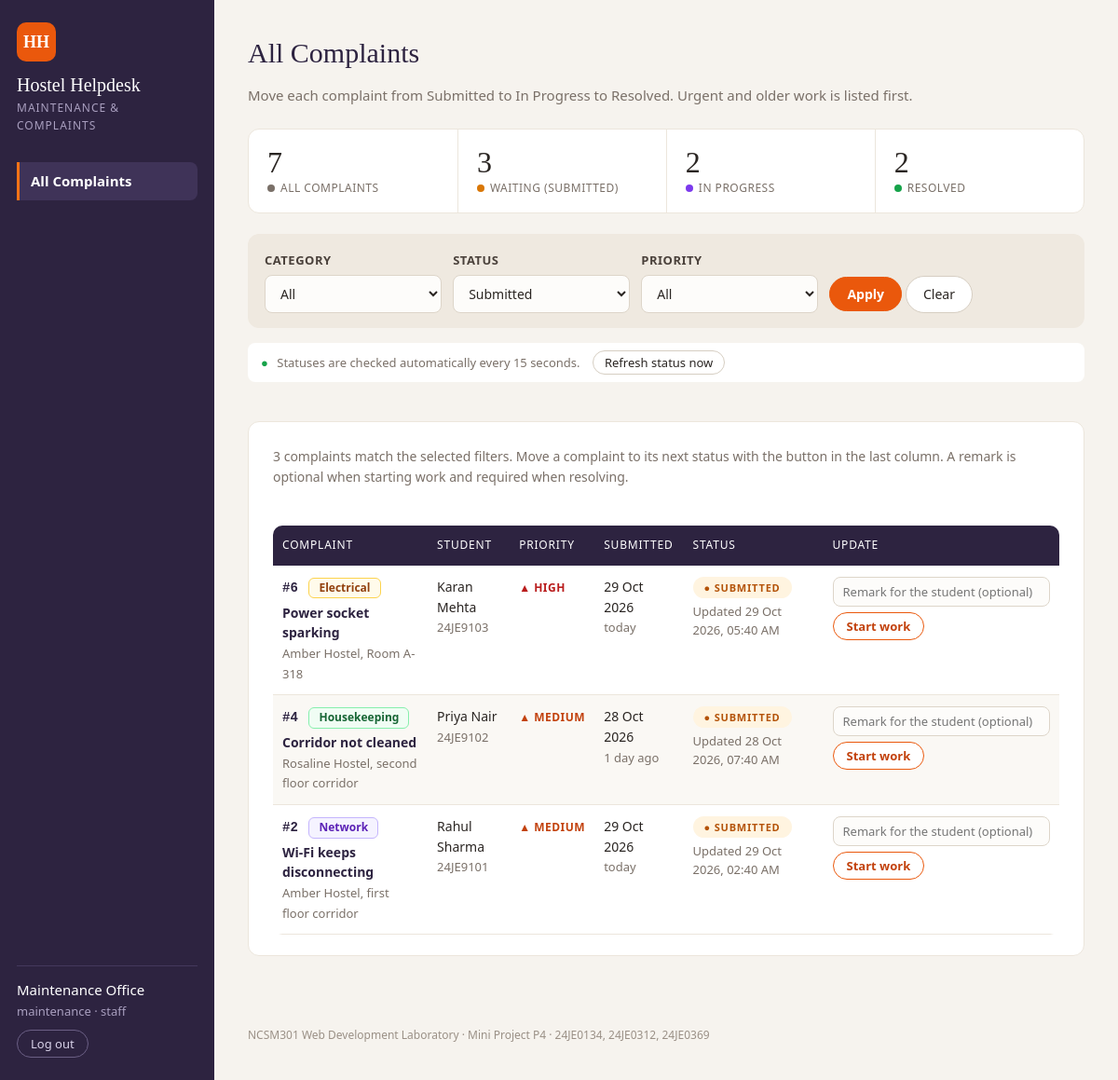
/manage.php?status=Submitted (signed in), run on the app's committed database.
### tables this page shows
CREATE TABLE complaints (
    complaint_id INT AUTO_INCREMENT PRIMARY KEY,
    user_id      INT          NOT NULL,
    category_id  INT          NOT NULL,
    title        VARCHAR(100) NOT NULL,
    description  TEXT         NOT NULL,
    location     VARCHAR(80)  NOT NULL,
    priority     VARCHAR(10)  NOT NULL DEFAULT 'Medium',
    status       VARCHAR(20)  NOT NULL DEFAULT 'Submitted',
    created_at   TIMESTAMP    NOT NULL DEFAULT CURRENT_TIMESTAMP,
    updated_at   TIMESTAMP    NOT NULL DEFAULT CURRENT_TIMESTAMP,
    resolved_at  TIMESTAMP    NULL,
    CHECK (priority IN ('Low', 'Medium', 'High')),
    CHECK (status IN ('Submitted', 'In Progress', 'Resolved')),
    FOREIGN KEY (user_id) REFERENCES users (user_id),
    FOREIGN KEY (category_id) REFERENCES categories (category_id)
);

CREATE TABLE categories (
    category_id INT AUTO_INCREMENT PRIMARY KEY,
    name        VARCHAR(30) NOT NULL UNIQUE
);

CREATE TABLE users (
    user_id       INT AUTO_INCREMENT PRIMARY KEY,
    login_id      VARCHAR(20)  NOT NULL UNIQUE,
    full_name     VARCHAR(100) NOT NULL,
    password_hash VARCHAR(255) NOT NULL,
    role          VARCHAR(10)  NOT NULL DEFAULT 'student',
    hostel        VARCHAR(50)  NULL,
    room_no       VARCHAR(10)  NULL,
    CHECK (role IN ('student', 'staff'))
);

### manage.php (the view, shortened to what this page needs)
<?php
require "db.php";
require "functions.php";
$categoryId = isset($_GET["category"]) ? (int) $_GET["category"] : 0;
$status = isset($_GET["status"]) ? $_GET["status"] : "";
$priority = isset($_GET["priority"]) ? $_GET["priority"] : "";
$priorities = ["High", "Medium", "Low"];
if (!in_array($priority, $priorities, true)) {
    $priority = "";
}
$conditions = ["1 = 1"];
$params = [];
if ($status !== "") {
    $conditions[] = "c.status = :status";
    $params[":status"] = $status;
}
$sql = "SELECT c.complaint_id, c.title, c.location, c.priority, c.status, c.created_at, c.updated_at,
               cat.name AS category, u.full_name, u.login_id,
               (SELECT h.remark FROM complaint_updates h
                WHERE h.complaint_id = c.complaint_id AND h.remark IS NOT NULL
                ORDER BY h.update_id DESC LIMIT 1) AS last_remark
        FROM complaints c
        JOIN categories cat ON c.category_id = cat.category_id
        JOIN users u ON c.user_id = u.user_id
        WHERE " . implode(" AND ", $conditions) . "
        ORDER BY CASE c.status WHEN 'Submitted' THEN 1 WHEN 'In Progress' THEN 2 ELSE 3 END,
                 CASE c.priority WHEN 'High' THEN 1 WHEN 'Medium' THEN 2 ELSE 3 END,
                 c.created_at";
$statement = $pdo->prepare($sql);
$statement->execute($params);
$complaints = $statement->fetchAll();
$summary = get_summary($pdo, null);
$isFiltered = $categoryId > 0 || $status !== "" || $priority !== "";
require "header.php";
?>
    <main class="page-container wide">
        <div class="page-heading">
            <h1>All Complaints</h1>
            <p class="page-intro">Move each complaint from Submitted to In Progress to Resolved. Urgent and older work is listed first.</p>
        </div>
        <section class="summary" aria-label="Summary of all complaints">
            <a class="summary-tile" href="manage.php">
                <span class="summary-number" id="summary-total"><?php echo $summary["total"]; ?></span>
                <span class="summary-label">All complaints</span>
            </a>
            <a class="summary-tile tile-submitted" href="manage.php?status=Submitted">
                <span class="summary-number" id="summary-submitted"><?php echo $summary["submitted"]; ?></span>
                <span class="summary-label">Waiting (Submitted)</span>
            </a>
            <a class="summary-tile tile-progress" href="manage.php?status=In+Progress">
                <span class="summary-number" id="summary-progress"><?php echo $summary["inProgress"]; ?></span>
                <span class="summary-label">In progress</span>
            </a>
            <a class="summary-tile tile-resolved" href="manage.php?status=Resolved">
                <span class="summary-number" id="summary-resolved"><?php echo $summary["resolved"]; ?></span>
                <span class="summary-label">Resolved</span>
            </a>
        </section>
        <form id="filter-form" class="filter-bar" action="manage.php" method="get">
            <div class="filter-field">
                <label for="category">Category</label>
                <select id="category" name="category">
                    <option value="0">All</option>
                </select>
            </div>
            <div class="filter-field">
                <label for="status">Status</label>
                <select id="status" name="status">
                    <?php foreach (all_statuses() as $option): ?>
                        <option value="<?php echo htmlspecialchars($option); ?>" <?php echo $option === $status ? "selected" : ""; ?>>
                            <?php echo htmlspecialchars($option); ?>
                        </option>
                    <?php endforeach; ?>
                </select>
            </div>
            <div class="filter-field">
                <label for="priority">Priority</label>
                <select id="priority" name="priority">
                    <option value="">All</option>
                </select>
            </div>
            <div class="filter-field filter-buttons">
                <button type="submit" class="button-primary">Apply</button>
                <a href="manage.php" class="button-link">Clear</a>
            </div>
        </form>
        <div class="refresh-bar">
            <span id="refresh-time">Statuses are checked automatically every 15 seconds.</span>
            <button type="button" id="refresh-button">Refresh status now</button>
        </div>
        <p id="refresh-message" class="status-message" aria-live="polite"></p>
        <section class="panel">
            <p class="result-count">
                <?php
                echo count($complaints) === 1 ? "1 complaint" : count($complaints) . " complaints";
                echo $isFiltered ? " match the selected filters." : " in total.";
                ?>
                Move a complaint to its next status with the button in the last column.
                A remark is optional when starting work and required when resolving.
            </p>
            <p id="update-message" class="status-message" aria-live="polite"></p>
            <?php if (count($complaints) === 0): ?>
                <p class="empty-message">No complaints match. <a href="manage.php">Clear the filters</a>.</p>
            <?php else: ?>
                <div class="table-wrapper">
                    <table class="complaint-table">
                        <thead>
                            <tr>
                                <th>Complaint</th>
                                <th>Student</th>
                                <th>Priority</th>
                                <th>Submitted</th>
                                <th>Status</th>
                                <th>Update</th>
                            </tr>
                        </thead>
                        <tbody>
                            <?php foreach ($complaints as $complaint): ?>
                                <tr id="complaint-<?php echo $complaint["complaint_id"]; ?>" class="tracked-complaint"
                                    data-complaint-id="<?php echo $complaint["complaint_id"]; ?>"
                                    data-status="<?php echo htmlspecialchars($complaint["status"]); ?>">
                                    <td>
                                        <span class="complaint-number">#<?php echo $complaint["complaint_id"]; ?></span>
                                        <span class="badge badge-<?php echo strtolower(htmlspecialchars($complaint["category"])); ?>">
                                            <?php echo htmlspecialchars($complaint["category"]); ?>
                                        </span>
                                        <a class="table-title" href="complaint.php?id=<?php echo $complaint["complaint_id"]; ?>">
                                            <?php echo htmlspecialchars($complaint["title"]); ?>
                                        </a>
                                        <span class="muted"><?php echo htmlspecialchars($complaint["location"]); ?></span>
                                    </td>
                                    <td>
                                        <?php echo htmlspecialchars($complaint["full_name"]); ?><br>
                                        <span class="muted"><?php echo htmlspecialchars($complaint["login_id"]); ?></span>
                                    </td>
                                    <td>
                                        <span class="priority priority-<?php echo strtolower($complaint["priority"]); ?>">
                                            <?php echo htmlspecialchars($complaint["priority"]); ?>
                                        </span>
                                    </td>
                                    <td>
                                        <?php echo date("d M Y", strtotime($complaint["created_at"])); ?><br>
                                        <span class="muted"><?php echo days_ago($complaint["created_at"]); ?></span>
                                    </td>
                                    <td>
                                        <span class="status-pill <?php echo status_class($complaint["status"]); ?>">
                                            <?php echo htmlspecialchars($complaint["status"]); ?>
                                        </span>
                                        <span class="muted updated-line">
                                            Updated <span class="updated-text"><?php echo format_time($complaint["updated_at"]); ?></span>
                                        </span>
                                    </td>
                                    <td>
                                        <?php print_staff_actions($complaint["complaint_id"], $complaint["status"]); ?>
                                    </td>
                                </tr>
                            <?php endforeach; ?>
                        </tbody>
                    </table>
                </div>
            <?php endif; ?>
        </section>
    </main>
<?php require "footer.php"; ?>
</body>
</html>

### functions.php (shortened to what this page needs)
<?php
function all_statuses() {
    return ["Submitted", "In Progress", "Resolved"];
}
function next_status($status) {
    $statusOrder = all_statuses();
    $position = array_search($status, $statusOrder);
    return $statusOrder[$position + 1];
}
function status_class($status) {
    return "status-submitted";
}
function format_time($timestamp) {
    return date("d M Y, h:i A", strtotime($timestamp));
}
function get_summary($pdo, $userId) {
    $sql = "SELECT COUNT(*) AS total,
                   SUM(status = 'Submitted') AS submitted,
                   SUM(status = 'In Progress') AS inProgress,
                   SUM(status = 'Resolved') AS resolved
            FROM complaints";
    $params = [];
    $statement = $pdo->prepare($sql);
    $statement->execute($params);
    $row = $statement->fetch();
    return [
        "total" => (int) $row["total"],
        "submitted" => (int) $row["submitted"],
        "inProgress" => (int) $row["inProgress"],
        "resolved" => (int) $row["resolved"],
    ];
}
function days_ago($timestamp) {
    $today = new DateTime(date("Y-m-d"));
    $day = new DateTime(date("Y-m-d", strtotime($timestamp)));
    $days = (int) $day->diff($today)->format("%a");
    if ($days === 0) {
        return "today";
    } elseif ($days === 1) {
        return "1 day ago";
    }
    return $days . " days ago";
}
function print_staff_actions($complaintId, $status) {
    $next = next_status($status);
    $labels = ["In Progress" => "Start work", "Resolved" => "Mark resolved"];
    $hide = ' style="display: none"';
    ?>
    <div class="staff-actions">
        <input type="text" class="remark-input" maxlength="255"
               aria-label="Remark for complaint #<?php echo $complaintId; ?>"
               placeholder="<?php echo $next === "Resolved" ? "What was done? (required)" : "Remark for the student (optional)"; ?>"
               <?php echo $next === null ? $hide : ""; ?>>
        <button type="button" class="move-button" data-complaint-id="<?php echo $complaintId; ?>"
                data-to="<?php echo htmlspecialchars((string) $next); ?>"
                <?php echo $next === null ? $hide : ""; ?>>
            <?php echo $next === null ? "" : $labels[$next]; ?>
        </button>
    </div>
    <?php
}
?>

### data on the page
complaints: complaint_id "6", category.name "Electrical", title "Power socket sparking", location "Amber Hostel, Room A-318", user.full_name "Karan Mehta", user.login_id "24JE9103", priority "HIGH", created_at "29 Oct 2026", created_at "today", status "SUBMITTED", updated_at "29 Oct 2026, 05:40 AM", status "Start work"
complaints: complaint_id "4", category.name "Housekeeping", title "Corridor not cleaned", location "Rosaline Hostel, second floor corridor", user.full_name "Priya Nair", user.login_id "24JE9102", priority "MEDIUM", created_at "28 Oct 2026", created_at "1 day ago", status "SUBMITTED", updated_at "28 Oct 2026, 07:40 AM", status "Start work"
complaints: complaint_id "2", category.name "Network", title "Wi-Fi keeps disconnecting", location "Amber Hostel, first floor corridor", user.full_name "Rahul Sharma", user.login_id "24JE9101", priority "MEDIUM", created_at "29 Oct 2026", created_at "today", status "SUBMITTED", updated_at "29 Oct 2026, 02:40 AM", status "Start work"

### other printed values
$_SESSION["fullName"] "Maintenance Office"
$_SESSION["loginId"] "maintenance"
$_SESSION["role"] "staff"
$summary["total"] "7"
$summary["submitted"] "3"
$summary["inProgress"] "2"
$summary["resolved"] "2"
count($complaints) "3"
form field status "Submitted"
